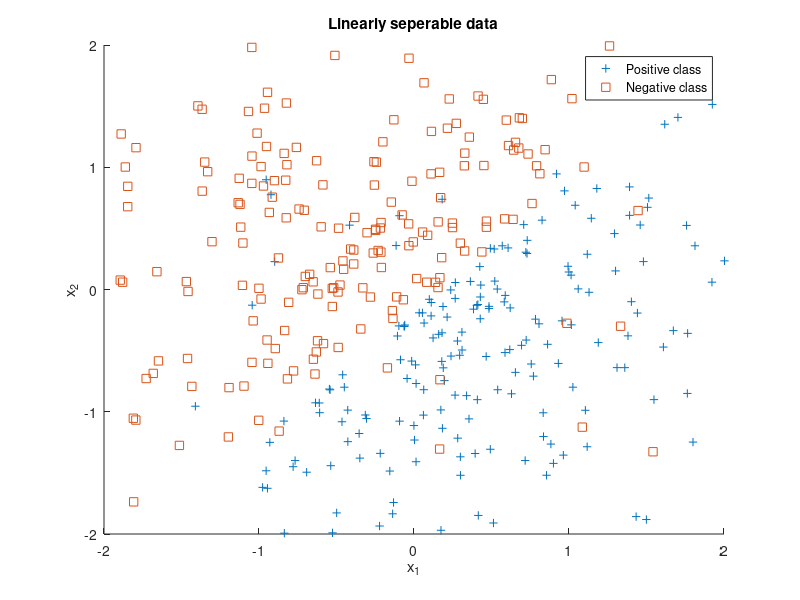

The MATLAB script that drew this image: (Note: this script raises an error after producing the figure.)
%%%% SVM Implementation: %%%%
clear all;clc; 
data=csvread('Data.csv');
data(:,1:end-1)=zscore(data(:,1:end-1));

x =  data(:,1:end-1);   % training data
y =  data(:,end);   % labels
%% plot the data %%%%
figure
hold on
scatter(x(y==1,1),x(y==1,2),'+b')
scatter(x(y==-1,1),x(y==-1,2),'sr')
axis ([-2 2 -2 2])
title('Linearly seperable data')
xlabel('{x_1}'),ylabel('{x_2}')
legend('Positive class','Negative class')
hold off
fprintf('Press enter to continue...');
pause
%% obtaining support vectors and corresponding alpha and y values
[alpha,x,y] = smo(x,y);
    
%% Calculate weight vector W and bias
W = sum(alpha.*x.*y);
%b = (1/length(y))*sum(y-(x.*W));
b = (sum(y-(W*x')'))/length(alpha);

% Support Vectors
fprintf('Number of support Vectors : %d\n',length(alpha))

Xsupport=x;
Ysupport=y;

%0.2991 0.3789
%% Predict using training data
x = data(:,1:end-1);
y = data(:,end);
y_p = sign((W*x')'+b); % y_p contains predicted values of output
% Accuracy and F-measure
[cm, Accuracy, F1_score] = confusionMatrix( y,y_p );

fprintf('Accuracy : %d\n',Accuracy);
fprintf('Confusion Matrix : %d\n',cm);
fprintf('F1_Score : %d\n',F1_score);
%% Plotting the Decision Boundry
hold on
scatter(x(y==1,1),x(y==1,2),'+b')
scatter(x(y==-1,1),x(y==-1,2),'sr')
scatter(Xsupport(Ysupport==1,1),Xsupport(Ysupport==1,2),'ob')
scatter(Xsupport(Ysupport==-1,1),Xsupport(Ysupport==-1,2),'or')
syms x1 x2
fn=vpa((-b-W(1)*x1)/W(2),6);
fn1=vpa((-1-b-W(1)*x1)/W(2),6);
fn2=vpa((1-b-W(1)*x1)/W(2),6);
fplot(fn,'Linewidth',2);
fplot(fn1,'Linewidth',1);
fplot(fn2,'Linewidth',1);
axis([-2 2 -2 2])
xlabel ('support vectors are circled')
hold off
